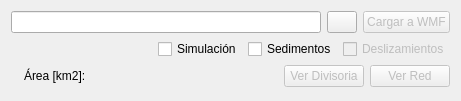
        <widget class="QWidget" name="verticalLayoutWidget_3">
         <property name="geometry">
          <rect>
           <x>0</x>
           <y>20</y>
           <width>461</width>
           <height>101</height>
          </rect>
         </property>
         <layout class="QVBoxLayout" name="verticalLayout_8">
          <item>
           <layout class="QHBoxLayout" name="horizontalLayout_9">
            <item>
             <widget class="QLineEdit" name="lineEditRutaCuenca">
              <property name="whatsThis">
               <string>Ruta </string>
              </property>
             </widget>
            </item>
            <item>
             <widget class="QPushButton" name="botonSelectorProyectBasin">
              <property name="minimumSize">
               <size>
                <width>30</width>
                <height>0</height>
               </size>
              </property>
              <property name="maximumSize">
               <size>
                <width>30</width>
                <height>16777215</height>
               </size>
              </property>
              <property name="text">
               <string/>
              </property>
              <property name="icon">
               <iconset resource="resources.qrc">
                <normaloff>:/plugins/HydroSEDPlugin/icons/folder.png</normaloff>:/plugins/HydroSEDPlugin/icons/folder.png</iconset>
              </property>
             </widget>
            </item>
            <item>
             <widget class="QPushButton" name="ButtonLoadBasinProyect">
              <property name="enabled">
               <bool>false</bool>
              </property>
              <property name="whatsThis">
               <string>Carga el proyecto cuenca a WMF, de manera que puede ser usada para operar con ella.</string>
              </property>
              <property name="text">
               <string>Cargar a WMF</string>
              </property>
             </widget>
            </item>
           </layout>
          </item>
          <item>
           <layout class="QHBoxLayout" name="horizontalLayout_2">
            <item>
             <spacer name="horizontalSpacer">
              <property name="orientation">
               <enum>Qt::Horizontal</enum>
              </property>
              <property name="sizeHint" stdset="0">
               <size>
                <width>40</width>
                <height>20</height>
               </size>
              </property>
             </spacer>
            </item>
            <item>
             <widget class="QCheckBox" name="checkBox_simBasin">
              <property name="text">
               <string>Simulación</string>
              </property>
             </widget>
            </item>
            <item>
             <widget class="QCheckBox" name="checkBox_simSed">
              <property name="enabled">
               <bool>true</bool>
              </property>
              <property name="text">
               <string>Sedimentos</string>
              </property>
             </widget>
            </item>
            <item>
             <widget class="QCheckBox" name="checkBox_simSlides">
              <property name="enabled">
               <bool>false</bool>
              </property>
              <property name="text">
               <string>Deslizamientos</string>
              </property>
             </widget>
            </item>
           </layout>
          </item>
          <item>
           <layout class="QHBoxLayout" name="horizontalLayout_10">
            <item>
             <widget class="QLabel" name="LabelBasinName">
              <property name="toolTip">
               <string>Coordenada en X del punto de inicio.</string>
              </property>
              <property name="whatsThis">
               <string>Coordenada en X del punto de inicio.</string>
              </property>
              <property name="text">
               <string/>
              </property>
             </widget>
            </item>
            <item>
             <widget class="QLabel" name="labelLongitudTrazadorCorrientes_18">
              <property name="toolTip">
               <string>Coordenada en X del punto de inicio.</string>
              </property>
              <property name="whatsThis">
               <string>Coordenada en X del punto de inicio.</string>
              </property>
              <property name="text">
               <string>Área [km2]: </string>
              </property>
             </widget>
            </item>
            <item>
             <widget class="QLabel" name="LabelBasinArea">
              <property name="toolTip">
               <string>Coordenada en X del punto de inicio.</string>
              </property>
              <property name="whatsThis">
               <string>Coordenada en X del punto de inicio.</string>
              </property>
              <property name="text">
               <string/>
              </property>
             </widget>
            </item>
            <item>
             <spacer name="horizontalSpacer_3">
              <property name="orientation">
               <enum>Qt::Horizontal</enum>
              </property>
              <property name="sizeHint" stdset="0">
               <size>
                <width>40</width>
                <height>20</height>
               </size>
              </property>
             </spacer>
            </item>
            <item>
             <widget class="QPushButton" name="Boton_verDivisoria">
              <property name="enabled">
               <bool>false</bool>
              </property>
              <property name="maximumSize">
               <size>
                <width>100</width>
                <height>16777215</height>
               </size>
              </property>
              <property name="toolTip">
               <string>&lt;html&gt;&lt;head/&gt;&lt;body&gt;&lt;p&gt;Carga el MDE en el layout de mapas de Qgis.&lt;/p&gt;&lt;/body&gt;&lt;/html&gt;</string>
              </property>
              <property name="whatsThis">
               <string>Carga el shp de la divisoria del proyecto de cuenca.</string>
              </property>
              <property name="text">
               <string>Ver Divisoria</string>
              </property>
             </widget>
            </item>
            <item>
             <widget class="QPushButton" name="Boton_verRedHidrica">
              <property name="enabled">
               <bool>false</bool>
              </property>
              <property name="maximumSize">
               <size>
                <width>100</width>
                <height>16777215</height>
               </size>
              </property>
              <property name="toolTip">
               <string>&lt;html&gt;&lt;head/&gt;&lt;body&gt;&lt;p&gt;Carga el MDE en el layout de mapas de Qgis.&lt;/p&gt;&lt;/body&gt;&lt;/html&gt;</string>
              </property>
              <property name="whatsThis">
               <string>Carga la red hídrica del proyecto cuenca cargado.</string>
              </property>
              <property name="text">
               <string>Ver Red</string>
              </property>
             </widget>
            </item>
           </layout>
          </item>
         </layout>
        </widget>
